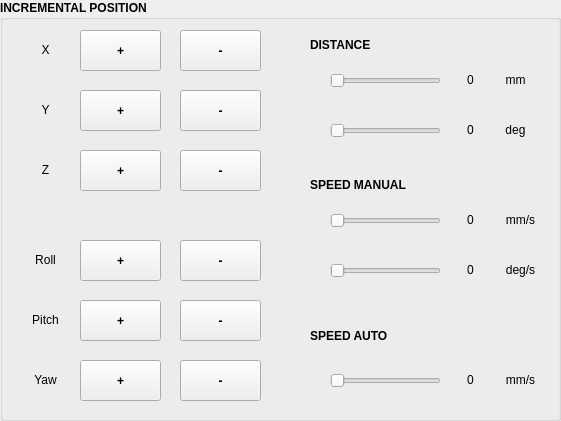
   <widget class="QGroupBox" name="gr_Inc_Pos">
    <property name="geometry">
     <rect>
      <x>30</x>
      <y>430</y>
      <width>561</width>
      <height>421</height>
     </rect>
    </property>
    <property name="font">
     <font>
      <weight>75</weight>
      <bold>true</bold>
     </font>
    </property>
    <property name="title">
     <string>INCREMENTAL POSITION</string>
    </property>
    <widget class="QLabel" name="lb_Pitch_Inc">
     <property name="geometry">
      <rect>
       <x>30</x>
       <y>310</y>
       <width>31</width>
       <height>20</height>
      </rect>
     </property>
     <property name="font">
      <font>
       <weight>50</weight>
       <bold>false</bold>
      </font>
     </property>
     <property name="lineWidth">
      <number>0</number>
     </property>
     <property name="text">
      <string>Pitch</string>
     </property>
     <property name="alignment">
      <set>Qt::AlignCenter</set>
     </property>
    </widget>
    <widget class="QLabel" name="lb_Y_Inc">
     <property name="geometry">
      <rect>
       <x>30</x>
       <y>100</y>
       <width>31</width>
       <height>20</height>
      </rect>
     </property>
     <property name="font">
      <font>
       <weight>50</weight>
       <bold>false</bold>
      </font>
     </property>
     <property name="lineWidth">
      <number>0</number>
     </property>
     <property name="text">
      <string>Y</string>
     </property>
     <property name="alignment">
      <set>Qt::AlignCenter</set>
     </property>
    </widget>
    <widget class="QLabel" name="lb_Roll_Inc">
     <property name="geometry">
      <rect>
       <x>30</x>
       <y>250</y>
       <width>31</width>
       <height>20</height>
      </rect>
     </property>
     <property name="font">
      <font>
       <weight>50</weight>
       <bold>false</bold>
      </font>
     </property>
     <property name="lineWidth">
      <number>0</number>
     </property>
     <property name="text">
      <string>Roll</string>
     </property>
     <property name="alignment">
      <set>Qt::AlignCenter</set>
     </property>
    </widget>
    <widget class="QLabel" name="lb_Z_Inc">
     <property name="geometry">
      <rect>
       <x>30</x>
       <y>160</y>
       <width>31</width>
       <height>20</height>
      </rect>
     </property>
     <property name="font">
      <font>
       <weight>50</weight>
       <bold>false</bold>
      </font>
     </property>
     <property name="lineWidth">
      <number>0</number>
     </property>
     <property name="text">
      <string>Z</string>
     </property>
     <property name="alignment">
      <set>Qt::AlignCenter</set>
     </property>
    </widget>
    <widget class="QLabel" name="lb_Yaw_Inc">
     <property name="geometry">
      <rect>
       <x>30</x>
       <y>370</y>
       <width>31</width>
       <height>20</height>
      </rect>
     </property>
     <property name="font">
      <font>
       <weight>50</weight>
       <bold>false</bold>
      </font>
     </property>
     <property name="lineWidth">
      <number>0</number>
     </property>
     <property name="text">
      <string>Yaw</string>
     </property>
     <property name="alignment">
      <set>Qt::AlignCenter</set>
     </property>
    </widget>
    <widget class="QLabel" name="lb_X_Inc">
     <property name="geometry">
      <rect>
       <x>30</x>
       <y>40</y>
       <width>31</width>
       <height>20</height>
      </rect>
     </property>
     <property name="font">
      <font>
       <weight>50</weight>
       <bold>false</bold>
      </font>
     </property>
     <property name="lineWidth">
      <number>0</number>
     </property>
     <property name="text">
      <string>X</string>
     </property>
     <property name="alignment">
      <set>Qt::AlignCenter</set>
     </property>
    </widget>
    <widget class="QPushButton" name="btn_X_Inc">
     <property name="geometry">
      <rect>
       <x>80</x>
       <y>30</y>
       <width>81</width>
       <height>41</height>
      </rect>
     </property>
     <property name="text">
      <string>+</string>
     </property>
    </widget>
    <widget class="QPushButton" name="btn_X_Dec">
     <property name="geometry">
      <rect>
       <x>180</x>
       <y>30</y>
       <width>81</width>
       <height>41</height>
      </rect>
     </property>
     <property name="text">
      <string>-</string>
     </property>
    </widget>
    <widget class="QPushButton" name="btn_Y_Inc">
     <property name="geometry">
      <rect>
       <x>80</x>
       <y>90</y>
       <width>81</width>
       <height>41</height>
      </rect>
     </property>
     <property name="text">
      <string>+</string>
     </property>
    </widget>
    <widget class="QPushButton" name="btn_Y_Dec">
     <property name="geometry">
      <rect>
       <x>180</x>
       <y>90</y>
       <width>81</width>
       <height>41</height>
      </rect>
     </property>
     <property name="text">
      <string>-</string>
     </property>
    </widget>
    <widget class="QPushButton" name="btn_Z_Inc">
     <property name="geometry">
      <rect>
       <x>80</x>
       <y>150</y>
       <width>81</width>
       <height>41</height>
      </rect>
     </property>
     <property name="text">
      <string>+</string>
     </property>
    </widget>
    <widget class="QPushButton" name="btn_Z_Dec">
     <property name="geometry">
      <rect>
       <x>180</x>
       <y>150</y>
       <width>81</width>
       <height>41</height>
      </rect>
     </property>
     <property name="text">
      <string>-</string>
     </property>
    </widget>
    <widget class="QPushButton" name="btn_Roll_Inc">
     <property name="geometry">
      <rect>
       <x>80</x>
       <y>240</y>
       <width>81</width>
       <height>41</height>
      </rect>
     </property>
     <property name="text">
      <string>+</string>
     </property>
    </widget>
    <widget class="QPushButton" name="btn_Roll_Dec">
     <property name="geometry">
      <rect>
       <x>180</x>
       <y>240</y>
       <width>81</width>
       <height>41</height>
      </rect>
     </property>
     <property name="text">
      <string>-</string>
     </property>
    </widget>
    <widget class="QPushButton" name="btn_Pitch_Inc">
     <property name="geometry">
      <rect>
       <x>80</x>
       <y>300</y>
       <width>81</width>
       <height>41</height>
      </rect>
     </property>
     <property name="text">
      <string>+</string>
     </property>
    </widget>
    <widget class="QPushButton" name="btn_Pitch_Dec">
     <property name="geometry">
      <rect>
       <x>180</x>
       <y>300</y>
       <width>81</width>
       <height>41</height>
      </rect>
     </property>
     <property name="text">
      <string>-</string>
     </property>
    </widget>
    <widget class="QPushButton" name="btn_Yaw_Inc">
     <property name="geometry">
      <rect>
       <x>80</x>
       <y>360</y>
       <width>81</width>
       <height>41</height>
      </rect>
     </property>
     <property name="text">
      <string>+</string>
     </property>
    </widget>
    <widget class="QPushButton" name="btn_Yaw_Dec">
     <property name="geometry">
      <rect>
       <x>180</x>
       <y>360</y>
       <width>81</width>
       <height>41</height>
      </rect>
     </property>
     <property name="text">
      <string>-</string>
     </property>
    </widget>
    <widget class="QLabel" name="lb_Distance">
     <property name="geometry">
      <rect>
       <x>310</x>
       <y>29</y>
       <width>141</width>
       <height>31</height>
      </rect>
     </property>
     <property name="font">
      <font>
       <pointsize>9</pointsize>
       <weight>75</weight>
       <bold>true</bold>
      </font>
     </property>
     <property name="lineWidth">
      <number>0</number>
     </property>
     <property name="text">
      <string>DISTANCE</string>
     </property>
    </widget>
    <widget class="QLabel" name="lb_Speed_Man">
     <property name="geometry">
      <rect>
       <x>310</x>
       <y>169</y>
       <width>141</width>
       <height>31</height>
      </rect>
     </property>
     <property name="font">
      <font>
       <pointsize>9</pointsize>
       <weight>75</weight>
       <bold>true</bold>
      </font>
     </property>
     <property name="lineWidth">
      <number>0</number>
     </property>
     <property name="text">
      <string>SPEED MANUAL</string>
     </property>
    </widget>
    <widget class="QSlider" name="slider_Dis_mm">
     <property name="geometry">
      <rect>
       <x>330</x>
       <y>70</y>
       <width>111</width>
       <height>22</height>
      </rect>
     </property>
     <property name="maximum">
      <number>10000</number>
     </property>
     <property name="orientation">
      <enum>Qt::Horizontal</enum>
     </property>
    </widget>
    <widget class="QSlider" name="slider_Dis_deg">
     <property name="geometry">
      <rect>
       <x>330</x>
       <y>120</y>
       <width>111</width>
       <height>22</height>
      </rect>
     </property>
     <property name="maximum">
      <number>100000</number>
     </property>
     <property name="orientation">
      <enum>Qt::Horizontal</enum>
     </property>
    </widget>
    <widget class="QLabel" name="lb_mm">
     <property name="geometry">
      <rect>
       <x>500</x>
       <y>70</y>
       <width>31</width>
       <height>20</height>
      </rect>
     </property>
     <property name="font">
      <font>
       <weight>50</weight>
       <bold>false</bold>
      </font>
     </property>
     <property name="lineWidth">
      <number>0</number>
     </property>
     <property name="text">
      <string>mm</string>
     </property>
     <property name="alignment">
      <set>Qt::AlignCenter</set>
     </property>
    </widget>
    <widget class="QLabel" name="lb_deg">
     <property name="geometry">
      <rect>
       <x>500</x>
       <y>120</y>
       <width>31</width>
       <height>20</height>
      </rect>
     </property>
     <property name="font">
      <font>
       <weight>50</weight>
       <bold>false</bold>
      </font>
     </property>
     <property name="lineWidth">
      <number>0</number>
     </property>
     <property name="text">
      <string>deg</string>
     </property>
     <property name="alignment">
      <set>Qt::AlignCenter</set>
     </property>
    </widget>
    <widget class="QLabel" name="txt1_Dis_Value">
     <property name="geometry">
      <rect>
       <x>450</x>
       <y>70</y>
       <width>41</width>
       <height>20</height>
      </rect>
     </property>
     <property name="font">
      <font>
       <weight>50</weight>
       <bold>false</bold>
      </font>
     </property>
     <property name="lineWidth">
      <number>0</number>
     </property>
     <property name="text">
      <string>0</string>
     </property>
     <property name="alignment">
      <set>Qt::AlignCenter</set>
     </property>
    </widget>
    <widget class="QLabel" name="txt2_Dis_Value">
     <property name="geometry">
      <rect>
       <x>450</x>
       <y>120</y>
       <width>41</width>
       <height>20</height>
      </rect>
     </property>
     <property name="font">
      <font>
       <weight>50</weight>
       <bold>false</bold>
      </font>
     </property>
     <property name="lineWidth">
      <number>0</number>
     </property>
     <property name="text">
      <string>0</string>
     </property>
     <property name="alignment">
      <set>Qt::AlignCenter</set>
     </property>
    </widget>
    <widget class="QLabel" name="lb_deg_s">
     <property name="geometry">
      <rect>
       <x>500</x>
       <y>260</y>
       <width>41</width>
       <height>20</height>
      </rect>
     </property>
     <property name="font">
      <font>
       <weight>50</weight>
       <bold>false</bold>
      </font>
     </property>
     <property name="lineWidth">
      <number>0</number>
     </property>
     <property name="text">
      <string>deg/s</string>
     </property>
     <property name="alignment">
      <set>Qt::AlignCenter</set>
     </property>
    </widget>
    <widget class="QLabel" name="txt1_Spe_Value">
     <property name="geometry">
      <rect>
       <x>450</x>
       <y>210</y>
       <width>41</width>
       <height>20</height>
      </rect>
     </property>
     <property name="font">
      <font>
       <weight>50</weight>
       <bold>false</bold>
      </font>
     </property>
     <property name="lineWidth">
      <number>0</number>
     </property>
     <property name="text">
      <string>0</string>
     </property>
     <property name="alignment">
      <set>Qt::AlignCenter</set>
     </property>
    </widget>
    <widget class="QSlider" name="slider_Spe_mm">
     <property name="geometry">
      <rect>
       <x>330</x>
       <y>210</y>
       <width>111</width>
       <height>22</height>
      </rect>
     </property>
     <property name="maximum">
      <number>300</number>
     </property>
     <property name="orientation">
      <enum>Qt::Horizontal</enum>
     </property>
    </widget>
    <widget class="QLabel" name="lb_mm_s">
     <property name="geometry">
      <rect>
       <x>500</x>
       <y>210</y>
       <width>41</width>
       <height>20</height>
      </rect>
     </property>
     <property name="font">
      <font>
       <weight>50</weight>
       <bold>false</bold>
      </font>
     </property>
     <property name="lineWidth">
      <number>0</number>
     </property>
     <property name="text">
      <string>mm/s</string>
     </property>
     <property name="alignment">
      <set>Qt::AlignCenter</set>
     </property>
    </widget>
    <widget class="QSlider" name="slider_Spe_deg">
     <property name="geometry">
      <rect>
       <x>330</x>
       <y>260</y>
       <width>111</width>
       <height>22</height>
      </rect>
     </property>
     <property name="maximum">
      <number>1000</number>
     </property>
     <property name="orientation">
      <enum>Qt::Horizontal</enum>
     </property>
    </widget>
    <widget class="QLabel" name="txt2_Spe_Value">
     <property name="geometry">
      <rect>
       <x>450</x>
       <y>260</y>
       <width>41</width>
       <height>20</height>
      </rect>
     </property>
     <property name="font">
      <font>
       <weight>50</weight>
       <bold>false</bold>
      </font>
     </property>
     <property name="lineWidth">
      <number>0</number>
     </property>
     <property name="text">
      <string>0</string>
     </property>
     <property name="alignment">
      <set>Qt::AlignCenter</set>
     </property>
    </widget>
    <widget class="QLabel" name="lb_Auto_mm_s">
     <property name="geometry">
      <rect>
       <x>500</x>
       <y>370</y>
       <width>41</width>
       <height>20</height>
      </rect>
     </property>
     <property name="font">
      <font>
       <weight>50</weight>
       <bold>false</bold>
      </font>
     </property>
     <property name="lineWidth">
      <number>0</number>
     </property>
     <property name="text">
      <string>mm/s</string>
     </property>
     <property name="alignment">
      <set>Qt::AlignCenter</set>
     </property>
    </widget>
    <widget class="QLabel" name="txt_Spe_Auto">
     <property name="geometry">
      <rect>
       <x>450</x>
       <y>370</y>
       <width>41</width>
       <height>20</height>
      </rect>
     </property>
     <property name="font">
      <font>
       <weight>50</weight>
       <bold>false</bold>
      </font>
     </property>
     <property name="lineWidth">
      <number>0</number>
     </property>
     <property name="text">
      <string>0</string>
     </property>
     <property name="alignment">
      <set>Qt::AlignCenter</set>
     </property>
    </widget>
    <widget class="QSlider" name="slider_Spe_Auto">
     <property name="geometry">
      <rect>
       <x>330</x>
       <y>370</y>
       <width>111</width>
       <height>22</height>
      </rect>
     </property>
     <property name="maximum">
      <number>300</number>
     </property>
     <property name="orientation">
      <enum>Qt::Horizontal</enum>
     </property>
    </widget>
    <widget class="QLabel" name="lb_Speed_Man_2">
     <property name="geometry">
      <rect>
       <x>310</x>
       <y>320</y>
       <width>141</width>
       <height>31</height>
      </rect>
     </property>
     <property name="font">
      <font>
       <pointsize>9</pointsize>
       <weight>75</weight>
       <bold>true</bold>
      </font>
     </property>
     <property name="lineWidth">
      <number>0</number>
     </property>
     <property name="text">
      <string>SPEED AUTO</string>
     </property>
    </widget>
   </widget>
